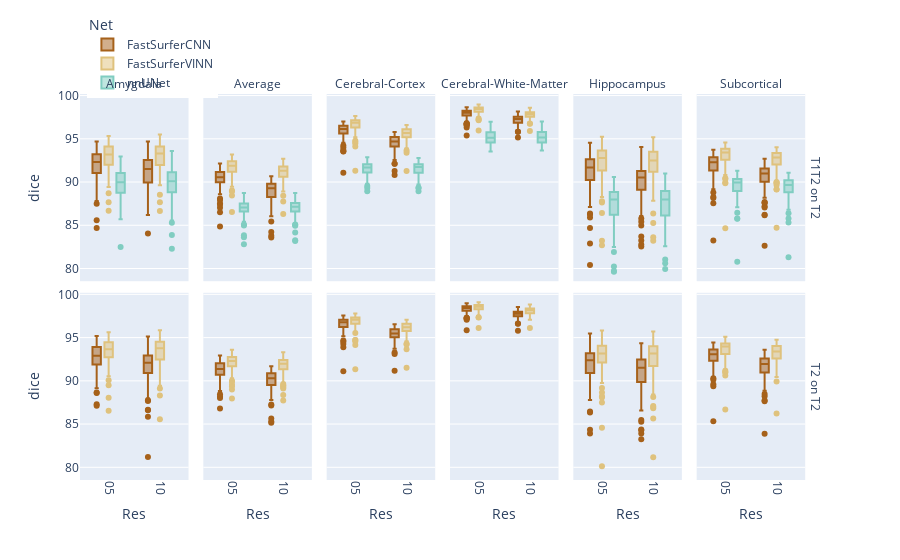

The notebook cell this image was saved under:
### Code cell
filternet = (dsc_df["Net"].isin(["nnUNet", "FastSurferCNN", "FastSurferVINN"])) & (dsc_df["NetOnPredMode"].isin(["T2 on T2", "T1T2 on T2"])) & (dsc_df["Res"] != "08")  & (dsc_df["Structures"].isin(["Average", "Cerebral-Cortex", "Subcortical", "Cerebral-White-Matter", "Hippocampus", "Amygdala"])) & (dsc_df["LabelSet"] == "Full") 
#   .isin(["T1 on T1", "T2 on T2", "T1T2 on T1", "T1T2 on T2"])
# & (dsc_df["Aug"] == "NoAug")
#  (dsc_df["Net"] == "FastSurferVINN") &  , 
# ["Hippocampus", "Amygdala", "Cerebral-Cortex", "Cerebral-White-Matter", "Cerebellum"]
# (dsc_df["NetOnPredMode"] == "T2 on T2") &  ["Average", "Cerebral-Cortex", "Subcortical", "Cerebral-White-Matter"]
fig = px.box(dsc_df[filternet], x="Res", y=metric, color="Net", 
       hover_data=["SubjectName"], 
       category_orders={"Net_type": net_sel}, 
       facet_col="Structures",facet_row="NetOnPredMode",#OnPredMode", 
       color_discrete_sequence=["#a6611a", "#dfc27d", "#80cdc1", "#018571"])

fig.update_layout(showlegend=True, legend=dict(
    yanchor="bottom",
    y=0.99,
    xanchor="left",
    x=0.01
))
fig.update_xaxes(categoryorder='array', categoryarray= ["Average", "Cerebral-Cortex", "Cerebral-White-Matter", "Subcortical"], tickangle=90)
fig.for_each_annotation(lambda a: a.update(text=a.text.split("=")[1])) 
fig.show()

### Figure 1 — Plotly figure (JSON) as saved in the notebook; plotly's stock layout.template omitted (floating-point values rounded to 4 significant figures; data arrays with more than 128 entries replaced by an {"elided": "..."} marker saying what was removed)
{"data": [{"alignmentgroup": "True", "customdata": {"elided": "214x1 str values"}, "hovertemplate": "Net=FastSurferCNN<br>NetOnPredMode=T1T2 on T2<br>Structures=Amygdala<br>Res=%{x}<br>dice=%{y}<br>SubjectName=%{customdata[0]}<extra></extra>", "legendgroup": "FastSurferCNN", "marker": {"color": "#a6611a"}, "name": "FastSurferCNN", "notched": false, "offsetgroup": "FastSurferCNN", "orientation": "v", "showlegend": true, "type": "box", "x": {"elided": "214 str values"}, "x0": " ", "xaxis": "x7", "y": {"elided": "214 float values"}, "y0": " ", "yaxis": "y7"}, {"alignmentgroup": "True", "customdata": {"elided": "214x1 str values"}, "hovertemplate": "Net=FastSurferCNN<br>NetOnPredMode=T1T2 on T2<br>Structures=Average<br>Res=%{x}<br>dice=%{y}<br>SubjectName=%{customdata[0]}<extra></extra>", "legendgroup": "FastSurferCNN", "marker": {"color": "#a6611a"}, "name": "FastSurferCNN", "notched": false, "offsetgroup": "FastSurferCNN", "orientation": "v", "showlegend": false, "type": "box", "x": {"elided": "214 str values"}, "x0": " ", "xaxis": "x8", "y": {"elided": "214 float values"}, "y0": " ", "yaxis": "y8"}, {"alignmentgroup": "True", "customdata": {"elided": "214x1 str values"}, "hovertemplate": "Net=FastSurferCNN<br>NetOnPredMode=T1T2 on T2<br>Structures=Cerebral-Cortex<br>Res=%{x}<br>dice=%{y}<br>SubjectName=%{customdata[0]}<extra></extra>", "legendgroup": "FastSurferCNN", "marker": {"color": "#a6611a"}, "name": "FastSurferCNN", "notched": false, "offsetgroup": "FastSurferCNN", "orientation": "v", "showlegend": false, "type": "box", "x": {"elided": "214 str values"}, "x0": " ", "xaxis": "x9", "y": {"elided": "214 float values"}, "y0": " ", "yaxis": "y9"}, {"alignmentgroup": "True", "customdata": {"elided": "214x1 str values"}, "hovertemplate": "Net=FastSurferCNN<br>NetOnPredMode=T1T2 on T2<br>Structures=Cerebral-White-Matter<br>Res=%{x}<br>dice=%{y}<br>SubjectName=%{customdata[0]}<extra></extra>", "legendgroup": "FastSurferCNN", "marker": {"color": "#a6611a"}, "name": "FastSurferCNN", "notched": false, "offsetgroup": "FastSurferCNN", "orientation": "v", "showlegend": false, "type": "box", "x": {"elided": "214 str values"}, "x0": " ", "xaxis": "x10", "y": {"elided": "214 float values"}, "y0": " ", "yaxis": "y10"}, {"alignmentgroup": "True", "customdata": {"elided": "214x1 str values"}, "hovertemplate": "Net=FastSurferCNN<br>NetOnPredMode=T1T2 on T2<br>Structures=Hippocampus<br>Res=%{x}<br>dice=%{y}<br>SubjectName=%{customdata[0]}<extra></extra>", "legendgroup": "FastSurferCNN", "marker": {"color": "#a6611a"}, "name": "FastSurferCNN", "notched": false, "offsetgroup": "FastSurferCNN", "orientation": "v", "showlegend": false, "type": "box", "x": {"elided": "214 str values"}, "x0": " ", "xaxis": "x11", "y": {"elided": "214 float values"}, "y0": " ", "yaxis": "y11"}, {"alignmentgroup": "True", "customdata": {"elided": "214x1 str values"}, "hovertemplate": "Net=FastSurferCNN<br>NetOnPredMode=T1T2 on T2<br>Structures=Subcortical<br>Res=%{x}<br>dice=%{y}<br>SubjectName=%{customdata[0]}<extra></extra>", "legendgroup": "FastSurferCNN", "marker": {"color": "#a6611a"}, "name": "FastSurferCNN", "notched": false, "offsetgroup": "FastSurferCNN", "orientation": "v", "showlegend": false, "type": "box", "x": {"elided": "214 str values"}, "x0": " ", "xaxis": "x12", "y": {"elided": "214 float values"}, "y0": " ", "yaxis": "y12"}, {"alignmentgroup": "True", "customdata": {"elided": "214x1 str values"}, "hovertemplate": "Net=FastSurferCNN<br>NetOnPredMode=T2 on T2<br>Structures=Amygdala<br>Res=%{x}<br>dice=%{y}<br>SubjectName=%{customdata[0]}<extra></extra>", "legendgroup": "FastSurferCNN", "marker": {"color": "#a6611a"}, "name": "FastSurferCNN", "notched": false, "offsetgroup": "FastSurferCNN", "orientation": "v", "showlegend": false, "type": "box", "x": {"elided": "214 str values"}, "x0": " ", "xaxis": "x", "y": {"elided": "214 float values"}, "y0": " ", "yaxis": "y"}, {"alignmentgroup": "True", "customdata": {"elided": "214x1 str values"}, "hovertemplate": "Net=FastSurferCNN<br>NetOnPredMode=T2 on T2<br>Structures=Average<br>Res=%{x}<br>dice=%{y}<br>SubjectName=%{customdata[0]}<extra></extra>", "legendgroup": "FastSurferCNN", "marker": {"color": "#a6611a"}, "name": "FastSurferCNN", "notched": false, "offsetgroup": "FastSurferCNN", "orientation": "v", "showlegend": false, "type": "box", "x": {"elided": "214 str values"}, "x0": " ", "xaxis": "x2", "y": {"elided": "214 float values"}, "y0": " ", "yaxis": "y2"}, {"alignmentgroup": "True", "customdata": {"elided": "214x1 str values"}, "hovertemplate": "Net=FastSurferCNN<br>NetOnPredMode=T2 on T2<br>Structures=Cerebral-Cortex<br>Res=%{x}<br>dice=%{y}<br>SubjectName=%{customdata[0]}<extra></extra>", "legendgroup": "FastSurferCNN", "marker": {"color": "#a6611a"}, "name": "FastSurferCNN", "notched": false, "offsetgroup": "FastSurferCNN", "orientation": "v", "showlegend": false, "type": "box", "x": {"elided": "214 str values"}, "x0": " ", "xaxis": "x3", "y": {"elided": "214 float values"}, "y0": " ", "yaxis": "y3"}, {"alignmentgroup": "True", "customdata": {"elided": "214x1 str values"}, "hovertemplate": "Net=FastSurferCNN<br>NetOnPredMode=T2 on T2<br>Structures=Cerebral-White-Matter<br>Res=%{x}<br>dice=%{y}<br>SubjectName=%{customdata[0]}<extra></extra>", "legendgroup": "FastSurferCNN", "marker": {"color": "#a6611a"}, "name": "FastSurferCNN", "notched": false, "offsetgroup": "FastSurferCNN", "orientation": "v", "showlegend": false, "type": "box", "x": {"elided": "214 str values"}, "x0": " ", "xaxis": "x4", "y": {"elided": "214 float values"}, "y0": " ", "yaxis": "y4"}, {"alignmentgroup": "True", "customdata": {"elided": "214x1 str values"}, "hovertemplate": "Net=FastSurferCNN<br>NetOnPredMode=T2 on T2<br>Structures=Hippocampus<br>Res=%{x}<br>dice=%{y}<br>SubjectName=%{customdata[0]}<extra></extra>", "legendgroup": "FastSurferCNN", "marker": {"color": "#a6611a"}, "name": "FastSurferCNN", "notched": false, "offsetgroup": "FastSurferCNN", "orientation": "v", "showlegend": false, "type": "box", "x": {"elided": "214 str values"}, "x0": " ", "xaxis": "x5", "y": {"elided": "214 float values"}, "y0": " ", "yaxis": "y5"}, {"alignmentgroup": "True", "customdata": {"elided": "214x1 str values"}, "hovertemplate": "Net=FastSurferCNN<br>NetOnPredMode=T2 on T2<br>Structures=Subcortical<br>Res=%{x}<br>dice=%{y}<br>SubjectName=%{customdata[0]}<extra></extra>", "legendgroup": "FastSurferCNN", "marker": {"color": "#a6611a"}, "name": "FastSurferCNN", "notched": false, "offsetgroup": "FastSurferCNN", "orientation": "v", "showlegend": false, "type": "box", "x": {"elided": "214 str values"}, "x0": " ", "xaxis": "x6", "y": {"elided": "214 float values"}, "y0": " ", "yaxis": "y6"}, {"alignmentgroup": "True", "customdata": {"elided": "214x1 str values"}, "hovertemplate": "Net=FastSurferVINN<br>NetOnPredMode=T1T2 on T2<br>Structures=Amygdala<br>Res=%{x}<br>dice=%{y}<br>SubjectName=%{customdata[0]}<extra></extra>", "legendgroup": "FastSurferVINN", "marker": {"color": "#dfc27d"}, "name": "FastSurferVINN", "notched": false, "offsetgroup": "FastSurferVINN", "orientation": "v", "showlegend": true, "type": "box", "x": {"elided": "214 str values"}, "x0": " ", "xaxis": "x7", "y": {"elided": "214 float values"}, "y0": " ", "yaxis": "y7"}, {"alignmentgroup": "True", "customdata": {"elided": "214x1 str values"}, "hovertemplate": "Net=FastSurferVINN<br>NetOnPredMode=T1T2 on T2<br>Structures=Average<br>Res=%{x}<br>dice=%{y}<br>SubjectName=%{customdata[0]}<extra></extra>", "legendgroup": "FastSurferVINN", "marker": {"color": "#dfc27d"}, "name": "FastSurferVINN", "notched": false, "offsetgroup": "FastSurferVINN", "orientation": "v", "showlegend": false, "type": "box", "x": {"elided": "214 str values"}, "x0": " ", "xaxis": "x8", "y": {"elided": "214 float values"}, "y0": " ", "yaxis": "y8"}, {"alignmentgroup": "True", "customdata": {"elided": "214x1 str values"}, "hovertemplate": "Net=FastSurferVINN<br>NetOnPredMode=T1T2 on T2<br>Structures=Cerebral-Cortex<br>Res=%{x}<br>dice=%{y}<br>SubjectName=%{customdata[0]}<extra></extra>", "legendgroup": "FastSurferVINN", "marker": {"color": "#dfc27d"}, "name": "FastSurferVINN", "notched": false, "offsetgroup": "FastSurferVINN", "orientation": "v", "showlegend": false, "type": "box", "x": {"elided": "214 str values"}, "x0": " ", "xaxis": "x9", "y": {"elided": "214 float values"}, "y0": " ", "yaxis": "y9"}, {"alignmentgroup": "True", "customdata": {"elided": "214x1 str values"}, "hovertemplate": "Net=FastSurferVINN<br>NetOnPredMode=T1T2 on T2<br>Structures=Cerebral-White-Matter<br>Res=%{x}<br>dice=%{y}<br>SubjectName=%{customdata[0]}<extra></extra>", "legendgroup": "FastSurferVINN", "marker": {"color": "#dfc27d"}, "name": "FastSurferVINN", "notched": false, "offsetgroup": "FastSurferVINN", "orientation": "v", "showlegend": false, "type": "box", "x": {"elided": "214 str values"}, "x0": " ", "xaxis": "x10", "y": {"elided": "214 float values"}, "y0": " ", "yaxis": "y10"}, {"alignmentgroup": "True", "customdata": {"elided": "214x1 str values"}, "hovertemplate": "Net=FastSurferVINN<br>NetOnPredMode=T1T2 on T2<br>Structures=Hippocampus<br>Res=%{x}<br>dice=%{y}<br>SubjectName=%{customdata[0]}<extra></extra>", "legendgroup": "FastSurferVINN", "marker": {"color": "#dfc27d"}, "name": "FastSurferVINN", "notched": false, "offsetgroup": "FastSurferVINN", "orientation": "v", "showlegend": false, "type": "box", "x": {"elided": "214 str values"}, "x0": " ", "xaxis": "x11", "y": {"elided": "214 float values"}, "y0": " ", "yaxis": "y11"}, {"alignmentgroup": "True", "customdata": {"elided": "214x1 str values"}, "hovertemplate": "Net=FastSurferVINN<br>NetOnPredMode=T1T2 on T2<br>Structures=Subcortical<br>Res=%{x}<br>dice=%{y}<br>SubjectName=%{customdata[0]}<extra></extra>", "legendgroup": "FastSurferVINN", "marker": {"color": "#dfc27d"}, "name": "FastSurferVINN", "notched": false, "offsetgroup": "FastSurferVINN", "orientation": "v", "showlegend": false, "type": "box", "x": {"elided": "214 str values"}, "x0": " ", "xaxis": "x12", "y": {"elided": "214 float values"}, "y0": " ", "yaxis": "y12"}, {"alignmentgroup": "True", "customdata": {"elided": "214x1 str values"}, "hovertemplate": "Net=FastSurferVINN<br>NetOnPredMode=T2 on T2<br>Structures=Amygdala<br>Res=%{x}<br>dice=%{y}<br>SubjectName=%{customdata[0]}<extra></extra>", "legendgroup": "FastSurferVINN", "marker": {"color": "#dfc27d"}, "name": "FastSurferVINN", "notched": false, "offsetgroup": "FastSurferVINN", "orientation": "v", "showlegend": false, "type": "box", "x": {"elided": "214 str values"}, "x0": " ", "xaxis": "x", "y": {"elided": "214 float values"}, "y0": " ", "yaxis": "y"}, {"alignmentgroup": "True", "customdata": {"elided": "214x1 str values"}, "hovertemplate": "Net=FastSurferVINN<br>NetOnPredMode=T2 on T2<br>Structures=Average<br>Res=%{x}<br>dice=%{y}<br>SubjectName=%{customdata[0]}<extra></extra>", "legendgroup": "FastSurferVINN", "marker": {"color": "#dfc27d"}, "name": "FastSurferVINN", "notched": false, "offsetgroup": "FastSurferVINN", "orientation": "v", "showlegend": false, "type": "box", "x": {"elided": "214 str values"}, "x0": " ", "xaxis": "x2", "y": {"elided": "214 float values"}, "y0": " ", "yaxis": "y2"}, {"alignmentgroup": "True", "customdata": {"elided": "214x1 str values"}, "hovertemplate": "Net=FastSurferVINN<br>NetOnPredMode=T2 on T2<br>Structures=Cerebral-Cortex<br>Res=%{x}<br>dice=%{y}<br>SubjectName=%{customdata[0]}<extra></extra>", "legendgroup": "FastSurferVINN", "marker": {"color": "#dfc27d"}, "name": "FastSurferVINN", "notched": false, "offsetgroup": "FastSurferVINN", "orientation": "v", "showlegend": false, "type": "box", "x": {"elided": "214 str values"}, "x0": " ", "xaxis": "x3", "y": {"elided": "214 float values"}, "y0": " ", "yaxis": "y3"}, {"alignmentgroup": "True", "customdata": {"elided": "214x1 str values"}, "hovertemplate": "Net=FastSurferVINN<br>NetOnPredMode=T2 on T2<br>Structures=Cerebral-White-Matter<br>Res=%{x}<br>dice=%{y}<br>SubjectName=%{customdata[0]}<extra></extra>", "legendgroup": "FastSurferVINN", "marker": {"color": "#dfc27d"}, "name": "FastSurferVINN", "notched": false, "offsetgroup": "FastSurferVINN", "orientation": "v", "showlegend": false, "type": "box", "x": {"elided": "214 str values"}, "x0": " ", "xaxis": "x4", "y": {"elided": "214 float values"}, "y0": " ", "yaxis": "y4"}, {"alignmentgroup": "True", "customdata": {"elided": "214x1 str values"}, "hovertemplate": "Net=FastSurferVINN<br>NetOnPredMode=T2 on T2<br>Structures=Hippocampus<br>Res=%{x}<br>dice=%{y}<br>SubjectName=%{customdata[0]}<extra></extra>", "legendgroup": "FastSurferVINN", "marker": {"color": "#dfc27d"}, "name": "FastSurferVINN", "notched": false, "offsetgroup": "FastSurferVINN", "orientation": "v", "showlegend": false, "type": "box", "x": {"elided": "214 str values"}, "x0": " ", "xaxis": "x5", "y": {"elided": "214 float values"}, "y0": " ", "yaxis": "y5"}, {"alignmentgroup": "True", "customdata": {"elided": "214x1 str values"}, "hovertemplate": "Net=FastSurferVINN<br>NetOnPredMode=T2 on T2<br>Structures=Subcortical<br>Res=%{x}<br>dice=%{y}<br>SubjectName=%{customdata[0]}<extra></extra>", "legendgroup": "FastSurferVINN", "marker": {"color": "#dfc27d"}, "name": "FastSurferVINN", "notched": false, "offsetgroup": "FastSurferVINN", "orientation": "v", "showlegend": false, "type": "box", "x": {"elided": "214 str values"}, "x0": " ", "xaxis": "x6", "y": {"elided": "214 float values"}, "y0": " ", "yaxis": "y6"}, {"alignmentgroup": "True", "customdata": {"elided": "214x1 str values"}, "hovertemplate": "Net=nnUNet<br>NetOnPredMode=T1T2 on T2<br>Structures=Amygdala<br>Res=%{x}<br>dice=%{y}<br>SubjectName=%{customdata[0]}<extra></extra>", "legendgroup": "nnUNet", "marker": {"color": "#80cdc1"}, "name": "nnUNet", "notched": false, "offsetgroup": "nnUNet", "orientation": "v", "showlegend": true, "type": "box", "x": {"elided": "214 str values"}, "x0": " ", "xaxis": "x7", "y": {"elided": "214 float values"}, "y0": " ", "yaxis": "y7"}, {"alignmentgroup": "True", "customdata": {"elided": "214x1 str values"}, "hovertemplate": "Net=nnUNet<br>NetOnPredMode=T1T2 on T2<br>Structures=Average<br>Res=%{x}<br>dice=%{y}<br>SubjectName=%{customdata[0]}<extra></extra>", "legendgroup": "nnUNet", "marker": {"color": "#80cdc1"}, "name": "nnUNet", "notched": false, "offsetgroup": "nnUNet", "orientation": "v", "showlegend": false, "type": "box", "x": {"elided": "214 str values"}, "x0": " ", "xaxis": "x8", "y": {"elided": "214 float values"}, "y0": " ", "yaxis": "y8"}, {"alignmentgroup": "True", "customdata": {"elided": "214x1 str values"}, "hovertemplate": "Net=nnUNet<br>NetOnPredMode=T1T2 on T2<br>Structures=Cerebral-Cortex<br>Res=%{x}<br>dice=%{y}<br>SubjectName=%{customdata[0]}<extra></extra>", "legendgroup": "nnUNet", "marker": {"color": "#80cdc1"}, "name": "nnUNet", "notched": false, "offsetgroup": "nnUNet", "orientation": "v", "showlegend": false, "type": "box", "x": {"elided": "214 str values"}, "x0": " ", "xaxis": "x9", "y": {"elided": "214 float values"}, "y0": " ", "yaxis": "y9"}, {"alignmentgroup": "True", "customdata": {"elided": "214x1 str values"}, "hovertemplate": "Net=nnUNet<br>NetOnPredMode=T1T2 on T2<br>Structures=Cerebral-White-Matter<br>Res=%{x}<br>dice=%{y}<br>SubjectName=%{customdata[0]}<extra></extra>", "legendgroup": "nnUNet", "marker": {"color": "#80cdc1"}, "name": "nnUNet", "notched": false, "offsetgroup": "nnUNet", "orientation": "v", "showlegend": false, "type": "box", "x": {"elided": "214 str values"}, "x0": " ", "xaxis": "x10", "y": {"elided": "214 float values"}, "y0": " ", "yaxis": "y10"}, {"alignmentgroup": "True", "customdata": {"elided": "214x1 str values"}, "hovertemplate": "Net=nnUNet<br>NetOnPredMode=T1T2 on T2<br>Structures=Hippocampus<br>Res=%{x}<br>dice=%{y}<br>SubjectName=%{customdata[0]}<extra></extra>", "legendgroup": "nnUNet", "marker": {"color": "#80cdc1"}, "name": "nnUNet", "notched": false, "offsetgroup": "nnUNet", "orientation": "v", "showlegend": false, "type": "box", "x": {"elided": "214 str values"}, "x0": " ", "xaxis": "x11", "y": {"elided": "214 float values"}, "y0": " ", "yaxis": "y11"}, {"alignmentgroup": "True", "customdata": {"elided": "214x1 str values"}, "hovertemplate": "Net=nnUNet<br>NetOnPredMode=T1T2 on T2<br>Structures=Subcortical<br>Res=%{x}<br>dice=%{y}<br>SubjectName=%{customdata[0]}<extra></extra>", "legendgroup": "nnUNet", "marker": {"color": "#80cdc1"}, "name": "nnUNet", "notched": false, "offsetgroup": "nnUNet", "orientation": "v", "showlegend": false, "type": "box", "x": {"elided": "214 str values"}, "x0": " ", "xaxis": "x12", "y": {"elided": "214 float values"}, "y0": " ", "yaxis": "y12"}], "layout": {"annotations": [{"font": {}, "showarrow": false, "text": "Amygdala", "x": 0.07333, "xanchor": "center", "xref": "paper", "y": 1, "yanchor": "bottom", "yref": "paper"}, {"font": {}, "showarrow": false, "text": "Average", "x": 0.24, "xanchor": "center", "xref": "paper", "y": 1, "yanchor": "bottom", "yref": "paper"}, {"font": {}, "showarrow": false, "text": "Cerebral-Cortex", "x": 0.4067, "xanchor": "center", "xref": "paper", "y": 1, "yanchor": "bottom", "yref": "paper"}, {"font": {}, "showarrow": false, "text": "Cerebral-White-Matter", "x": 0.5733, "xanchor": "center", "xref": "paper", "y": 1, "yanchor": "bottom", "yref": "paper"}, {"font": {}, "showarrow": false, "text": "Hippocampus", "x": 0.74, "xanchor": "center", "xref": "paper", "y": 1, "yanchor": "bottom", "yref": "paper"}, {"font": {}, "showarrow": false, "text": "Subcortical", "x": 0.9067, "xanchor": "center", "xref": "paper", "y": 1, "yanchor": "bottom", "yref": "paper"}, {"font": {}, "showarrow": false, "text": "T2 on T2", "textangle": 90, "x": 0.98, "xanchor": "left", "xref": "paper", "y": 0.2425, "yanchor": "middle", "yref": "paper"}, {"font": {}, "showarrow": false, "text": "T1T2 on T2", "textangle": 90, "x": 0.98, "xanchor": "left", "xref": "paper", "y": 0.7575, "yanchor": "middle", "yref": "paper"}], "boxmode": "group", "legend": {"title": {"text": "Net"}, "tracegroupgap": 0, "x": 0.01, "xanchor": "left", "y": 0.99, "yanchor": "bottom"}, "margin": {"t": 60}, "showlegend": true, "xaxis": {"anchor": "y", "categoryarray": ["Average", "Cerebral-Cortex", "Cerebral-White-Matter", "Subcortical"], "categoryorder": "array", "domain": [0, 0.1467], "tickangle": 90, "title": {"text": "Res"}}, "xaxis10": {"anchor": "y10", "categoryarray": ["Average", "Cerebral-Cortex", "Cerebral-White-Matter", "Subcortical"], "categoryorder": "array", "domain": [0.5, 0.6467], "matches": "x", "showticklabels": false, "tickangle": 90}, "xaxis11": {"anchor": "y11", "categoryarray": ["Average", "Cerebral-Cortex", "Cerebral-White-Matter", "Subcortical"], "categoryorder": "array", "domain": [0.6667, 0.8133], "matches": "x", "showticklabels": false, "tickangle": 90}, "xaxis12": {"anchor": "y12", "categoryarray": ["Average", "Cerebral-Cortex", "Cerebral-White-Matter", "Subcortical"], "categoryorder": "array", "domain": [0.8333, 0.98], "matches": "x", "showticklabels": false, "tickangle": 90}, "xaxis2": {"anchor": "y2", "categoryarray": ["Average", "Cerebral-Cortex", "Cerebral-White-Matter", "Subcortical"], "categoryorder": "array", "domain": [0.1667, 0.3133], "matches": "x", "tickangle": 90, "title": {"text": "Res"}}, "xaxis3": {"anchor": "y3", "categoryarray": ["Average", "Cerebral-Cortex", "Cerebral-White-Matter", "Subcortical"], "categoryorder": "array", "domain": [0.3333, 0.48], "matches": "x", "tickangle": 90, "title": {"text": "Res"}}, "xaxis4": {"anchor": "y4", "categoryarray": ["Average", "Cerebral-Cortex", "Cerebral-White-Matter", "Subcortical"], "categoryorder": "array", "domain": [0.5, 0.6467], "matches": "x", "tickangle": 90, "title": {"text": "Res"}}, "xaxis5": {"anchor": "y5", "categoryarray": ["Average", "Cerebral-Cortex", "Cerebral-White-Matter", "Subcortical"], "categoryorder": "array", "domain": [0.6667, 0.8133], "matches": "x", "tickangle": 90, "title": {"text": "Res"}}, "xaxis6": {"anchor": "y6", "categoryarray": ["Average", "Cerebral-Cortex", "Cerebral-White-Matter", "Subcortical"], "categoryorder": "array", "domain": [0.8333, 0.98], "matches": "x", "tickangle": 90, "title": {"text": "Res"}}, "xaxis7": {"anchor": "y7", "categoryarray": ["Average", "Cerebral-Cortex", "Cerebral-White-Matter", "Subcortical"], "categoryorder": "array", "domain": [0, 0.1467], "matches": "x", "showticklabels": false, "tickangle": 90}, "xaxis8": {"anchor": "y8", "categoryarray": ["Average", "Cerebral-Cortex", "Cerebral-White-Matter", "Subcortical"], "categoryorder": "array", "domain": [0.1667, 0.3133], "matches": "x", "showticklabels": false, "tickangle": 90}, "xaxis9": {"anchor": "y9", "categoryarray": ["Average", "Cerebral-Cortex", "Cerebral-White-Matter", "Subcortical"], "categoryorder": "array", "domain": [0.3333, 0.48], "matches": "x", "showticklabels": false, "tickangle": 90}, "yaxis": {"anchor": "x", "domain": [0, 0.485], "title": {"text": "dice"}}, "yaxis10": {"anchor": "x10", "domain": [0.515, 1], "matches": "y", "showticklabels": false}, "yaxis11": {"anchor": "x11", "domain": [0.515, 1], "matches": "y", "showticklabels": false}, "yaxis12": {"anchor": "x12", "domain": [0.515, 1], "matches": "y", "showticklabels": false}, "yaxis2": {"anchor": "x2", "domain": [0, 0.485], "matches": "y", "showticklabels": false}, "yaxis3": {"anchor": "x3", "domain": [0, 0.485], "matches": "y", "showticklabels": false}, "yaxis4": {"anchor": "x4", "domain": [0, 0.485], "matches": "y", "showticklabels": false}, "yaxis5": {"anchor": "x5", "domain": [0, 0.485], "matches": "y", "showticklabels": false}, "yaxis6": {"anchor": "x6", "domain": [0, 0.485], "matches": "y", "showticklabels": false}, "yaxis7": {"anchor": "x7", "domain": [0.515, 1], "matches": "y", "title": {"text": "dice"}}, "yaxis8": {"anchor": "x8", "domain": [0.515, 1], "matches": "y", "showticklabels": false}, "yaxis9": {"anchor": "x9", "domain": [0.515, 1], "matches": "y", "showticklabels": false}}}
